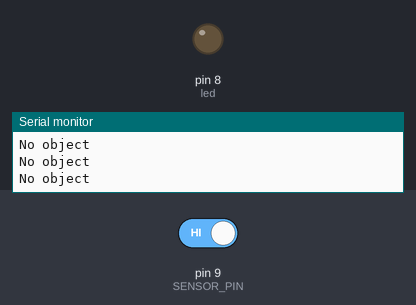
A sketch run on a simulated Arduino Uno, built with avr-gcc and run on an emulated ATmega328P. Parts: output pins drawn as LEDs (lit = HIGH), the last lines printed to the serial monitor. The inputs (shaded band) are chosen by the test bench; at power-on: pin 9 (SENSOR_PIN) HIGH.

Above: at 2.8 s.
2.9 s: pin 9 (SENSOR_PIN) driven LOW
At 3.4 s:
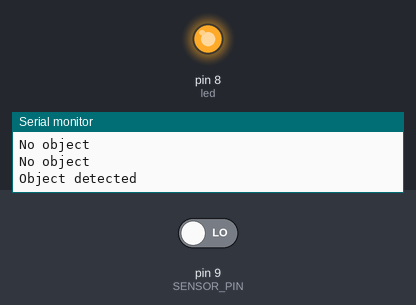
4.5 s: pin 9 (SENSOR_PIN) driven HIGH
At 6.1 s:
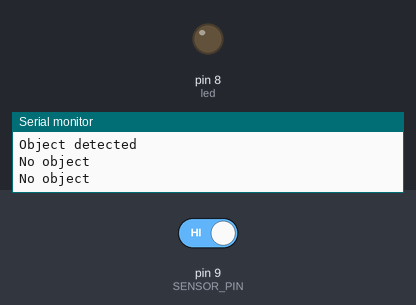
Timing chart, 0 to 7.6 s (numbered marks = the images above; inputs shaded):
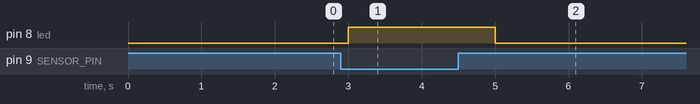

The sketch:

IR_2.ino
```cpp
#define SENSOR_PIN 9
#define LED_Pin 8
int led = 8;//  initialize LED pin

void setup() {
  pinMode(SENSOR_PIN, INPUT);
  pinMode(led, OUTPUT);
  Serial.begin(9600); // start serial communication
}

void loop() {
  if (digitalRead(SENSOR_PIN) == LOW) {
    Serial.println("Object detected");
    digitalWrite(led, HIGH);
    //Serial.println("LED is ON");
    delay(500);
  } else {
    Serial.println("No object");
    digitalWrite(led, LOW);
    //Serial.println("LED is OFF");
    delay(500);
  }
  delay(500);
}
```

Measured:
- after the input at 2.9 s, pin 8 (led): LOW → HIGH after 0.10 s
- after the input at 4.5 s, pin 8 (led): HIGH → LOW after 0.50 s
